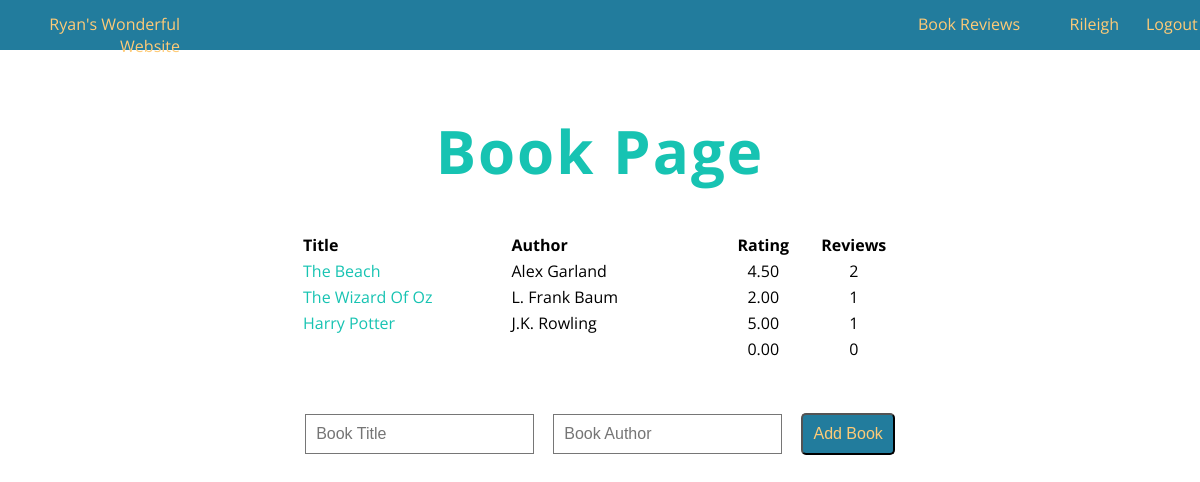
The page /book_reviews (signed in) on the database its author committed.
### project1/models.py (models this page shows, shortened)
class User(db.Model, UserMixin):
    id = db.Column(db.Integer, primary_key=True) # primary keys are required by SQLAlchemy
    password = db.Column(db.String(100))
    username = db.Column(db.String(1000), unique=True)
    ratings = db.relationship('BookRating', backref='user', lazy=True)

class Book(db.Model):
    id = db.Column(db.Integer, primary_key=True) # primary keys are required by SQLAlchemy
    title = db.Column(db.String(100))
    author = db.Column(db.String(1000))
    ratings = db.relationship('BookRating', backref='book', lazy=True)

### project1/routes.py (the view)
@app.route("/book_reviews")
def mainBookPage():
    books = Book.query.all()
    return render_template("book_main.html", books=books, bookRatingsAverage=bookRatingsAverage, bookRatingsTotal=bookRatingsTotal)

### project1/models.py (called while the page is built)
@login_manager.user_loader
def load_user(user_id):
    return User.query.get(int(user_id))

### project1/routes.py (called while the page is built)
def bookRatingsAverage(book):
    return db.session.query(func.avg(BookRating.rating).label('average')).filter(BookRating.book_id == book.id)[0][0]

def bookRatingsTotal(book):
    return BookRating.query.filter(BookRating.book_id == book.id).count()

### project1/templates/book_main.html (shortened to what this page needs)
{% extends "base.html" %}
{% block body_class %}book-home{% endblock %}
{% block heading %}
    Book Page
{% endblock %}
{% block body %}
    <table class="Books">
        <tr>
            <th>Title</th>
            <th>Author</th>
            <th class="rating">Rating</th>
            <th class="reviews">Reviews</th>
        </tr>
    {% for book in books %}
        <tr>
            <td class="title"> <a href="/book_reviews/{{book.id}}" class="light-blue-text">{{ book.title }}</a> </td>
            <td class="author"> {{ book.author }} </td>
            <td class="rating"> {{ '%0.2f' % bookRatingsAverage(book) |float  }} </td>
            <td class="reviews"> {{ bookRatingsTotal(book) }} </td>
        </tr>
    {% endfor %}
    </table>
    {% if current_user.is_authenticated %}
    <form action="{{ url_for('addBook') }}" method="post">
        <input type="text" name="title" placeholder="Book Title">
        <input type="text" name="author" placeholder="Book Author">
        <button class="dark-blue orange-text">Add Book</button>
    </form>
    {% else %}
    <p class="log-in-notice"> Log in to add a book </p>
    {% endif %}
{% endblock %}

### project1/templates/header.html
<div class="site-name">
    <a class="home" href="/home"> Ryan's Wonderful Website </a>
</div>
<div class="site-items">
    <a class="books" href="/book_reviews"> Book Reviews </a>
</div>
<div class="user-info">
    {% if current_user.is_authenticated %}
        <p class="username"> {{ current_user.username }} </p>
        <a class="logout"href="{{ url_for('logout') }}"> Logout </a>
    {% else %}
        <a class="login" href="/"> Login </a>
    {% endif %}
</div>

### project1/static/css/base.css (style rules this page uses)
.site-body { margin: 0; background-color: white; }
.site-body p, .site-body h1, .site-body h2, .site-body h3, .site-body h4, .site-body h5, .site-body div, .site-body a { font-family: 'Open Sans', sans-serif; }
.site-body a { text-decoration: none; }
.site-body .light-blue-text { color: #17C3B2; }
.site-body .orange-text { color: #FFCB77; }
.site-body .dark-blue { background-color: #227C9D; }

### project1/static/css/book_home.css (style rules this page uses)
.book-home table { margin: 0 auto; width: 50%; }
.book-home table tr th { text-align: left; }
.book-home table tr th.rating, .book-home table tr th.reviews { text-align: center; }
.book-home table tr td.title, .book-home table tr td.author { width: 35%; }
.book-home table tr td.rating, .book-home table tr td.reviews { text-align: center; width: 15%; }
.book-home form { margin: 50px auto 0; text-align: center; }
.book-home form input { margin-right: 15px; padding: 10px; font-size: 16px; border-width: 1px; border-style: solid; }
.book-home form button { padding: 10px; border-radius: 5px; font-size: 16px; }

### project1/static/css/header.css (style rules this page uses)
.site-header a { display: block; margin-block-start: 0.8em; margin-block-end: 1em; margin-inline-start: 0px; margin-inline-end: 0px; color: #FFCB77; text-decoration: none; }
.site-header .site-name { width: 15%; text-align: right; }
.site-header .site-name .home { text-decoration: none; }
.site-header .site-items { width: 70%; text-align: right; }
.site-header .user-info { width: 15%; }
.site-header .user-info .username { width: 55%; float: left; text-align: right; margin-block-start: 0.8em; }
.site-header .user-info .logout { width: 30%; float: right; }

### rows shown on the page
User: username "Rileigh"
Book: title "The Beach", author "Alex Garland", value "4.50", bookRatingsTotal "2"
Book: title "The Wizard Of Oz", author "L. Frank Baum", id "2.00", bookRatingsTotal "1"
Book: title "Harry Potter", author "J.K. Rowling", value "5.00", bookRatingsTotal "1"
Book: value "0.00", bookRatingsTotal "0"
